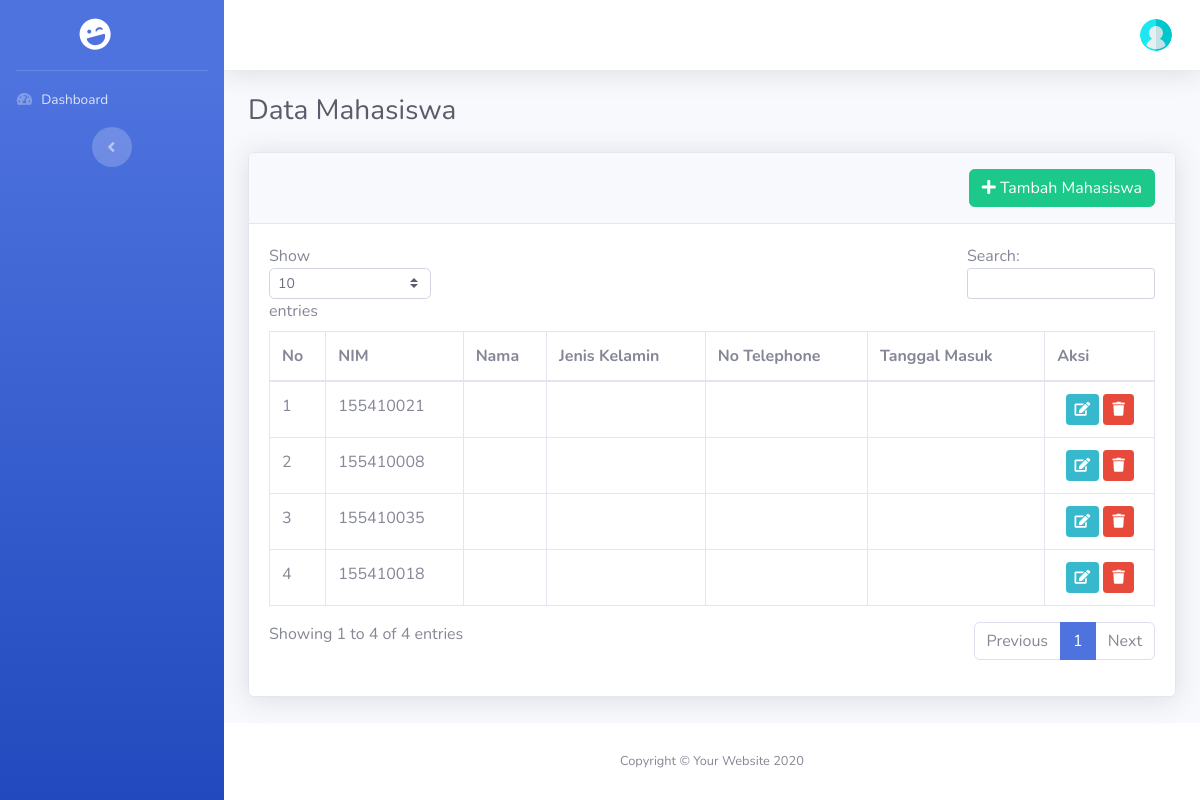
Page /index.php/admin/mahasiswa on the earlier database version.
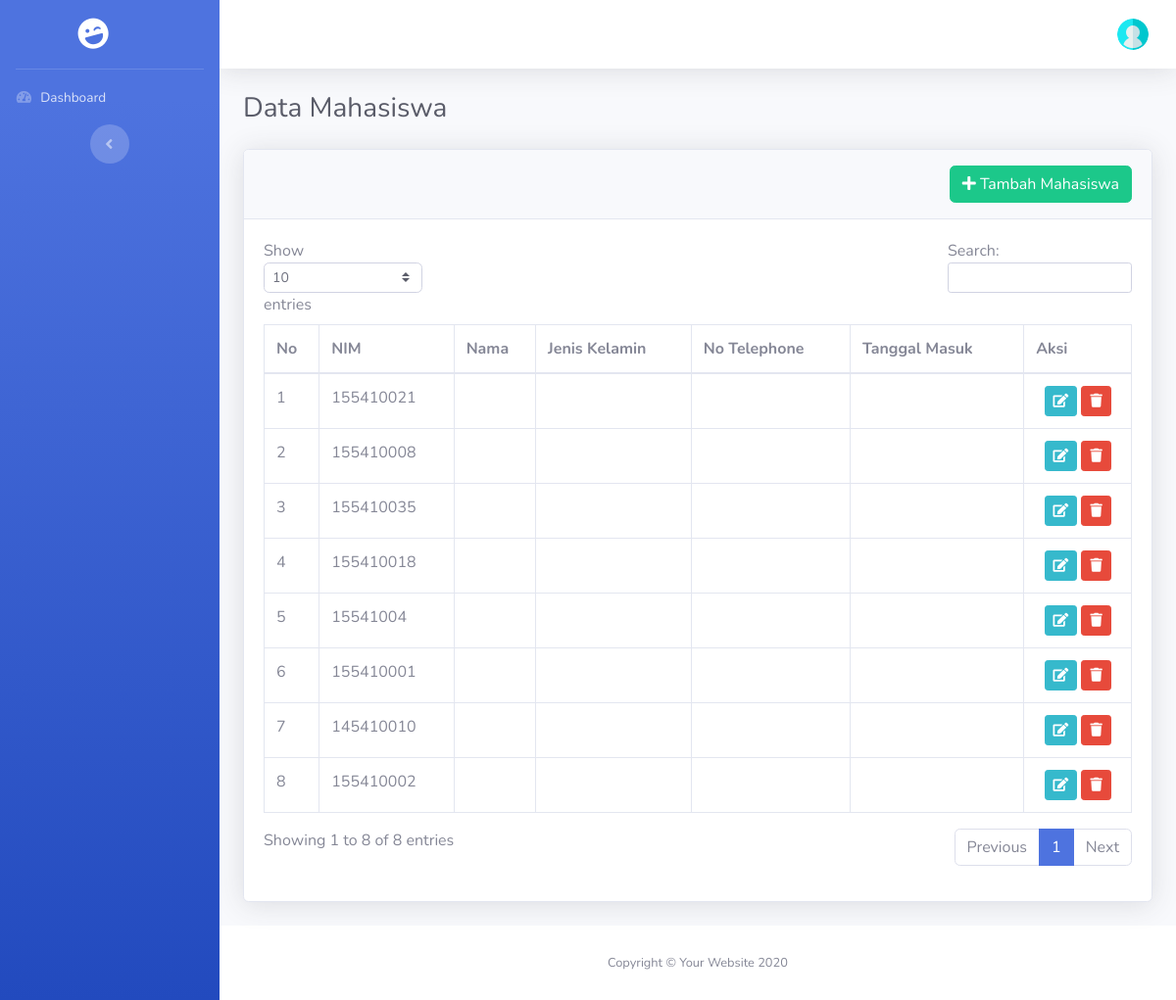
Same page on the later database version.
### tables this page shows
CREATE TABLE `mahasiswa` (
  `id` bigint NOT NULL AUTO_INCREMENT,
  `nim` bigint NOT NULL,
  `nama` varchar(255) NOT NULL,
  `password` varchar(255) NOT NULL,
  `jenis_kelamin` enum('laki-laki','perempuan') NOT NULL,
  `alamat` text NOT NULL,
  `tgl_masuk` date NOT NULL,
  `nomor_telephone` varchar(14) NOT NULL,
  `agama` enum('islam','kristen','katholik','hindu','budha','konghucu') NOT NULL,
  `email` varchar(255) NOT NULL,
  `id_dosen` bigint NOT NULL,
  PRIMARY KEY (`id`)
);

### application/controllers/Admin.php (called while the page is built, shortened)
<?php
class Admin extends CI_Controller
{
    function __construct()
    {
        $this->load->Model('M_admin','mod');
    }
    public function mahasiswa()
    {
        $data['halaman']    = "Data Mahasiswa";
        $data['mahasiswa']  = $this->mod->m_get_all_mahasiswa_plus_dosen();
        $this->load->view('head.php', $data);
        $this->load->view('sidebar.php');
        $this->load->view('header.php');
        $this->load->view('admin/mahasiswa/index.php', $data);
        $this->load->view('footer.php');
    }
}

### index.php (called while the page is built, shortened)
<?php
require_once BASEPATH.'core/CodeIgniter.php';

### application/models/M_admin.php (called while the page is built, shortened)
<?php
Class M_admin extends CI_Model
{
    public function m_get_all_mahasiswa_plus_dosen()
    {
        $this->db->select('a.id AS id_mahasiswa, a.nim, a.nama AS nama_mahasiswa, a.jenis_kelamin AS jk_mahasiswa, a.nomor_telephone AS no_hp_mhs, a.tgl_masuk AS tgl_masuk_mahasiswa, b.nama AS nama_dosen')
            ->from('mahasiswa AS a')
            ->join('dosen AS b','b.id = a.id_dosen', 'left');
        $query = $this->db->get_compiled_select();
        $data  = $this->db->query($query)->result_array();
        return $data;
    }
}

### application/views/admin/mahasiswa/index.php (the view, shortened to what this page needs)
<div class="container-fluid">
    <h1 class="h3 mb-4 text-gray-800">Data Mahasiswa</h1>
    <div class="card shadow mb-4">
        <div class="card-header py-3">
            <a href="<?php echo base_url('admin/tambah_mahasiswa')?>" class="btn btn-success float-right"><i class="fas fa-plus"></i>&nbsp;Tambah Mahasiswa</a>
        </div>
        <div class="card-body">
            <div class="table-responsive">
                <table class="table table-bordered" id="dataTable" width="100%" cellspacing="0">
                    <thead>
                        <tr>
                            <th>No</th>
                            <th>NIM</th>
                            <th>Nama</th>
                            <th>Jenis Kelamin</th>
                            <th>No Telephone</th>
                            <th>Tanggal Masuk</th>
                            <th>Aksi</th>
                        </tr>
                    </thead>
                    <tbody>
                        <?php
                            $i = 1;
                            foreach($mahasiswa as $mhs):?>
                            <tr>
                                <td><?php echo $i;?></td>
                                <td><?php echo $mhs['nim'];?></td>
                                <td><?php echo $mhs['nama'];?></td>
                                <td><?php echo $mhs['jenis_kelamin'];?></td>
                                <td><?php echo $mhs['nomor_telephone'];?></td>
                                <td><?php echo $mhs['tgl_masuk'];?></td>
                                <td class="text-center">
                                    <a href="<?php echo base_url('admin/edit_mahasiswa/').$mhs['id']?>" class="btn btn-info btn-sm"><i class="fas fa-edit"></i></a>
                                    <a href="<?php echo base_url('admin/hapus_mahasiswa/').$mhs['id']?>" class="btn btn-danger btn-sm"><i class="fas fa-trash"></i></a>
                                </td>
                            </tr>
                        <?php
                            $i++;
                            endforeach;?>
                    </tbody>
                </table>
            </div>
        </div>
    </div>
</div>

Differences in the rows shown:
added mahasiswa: nim "15541004"
added mahasiswa: nim "155410001"
added mahasiswa: nim "145410010"
added mahasiswa: nim "155410002"
Other differences:
text written by a page script: "Show entries Search: Showing 1 to 4 of 4 entries Previous 1 Next" → "Show entries Search: Showing 1 to 8 of 8 entries Previous 1 Next"
